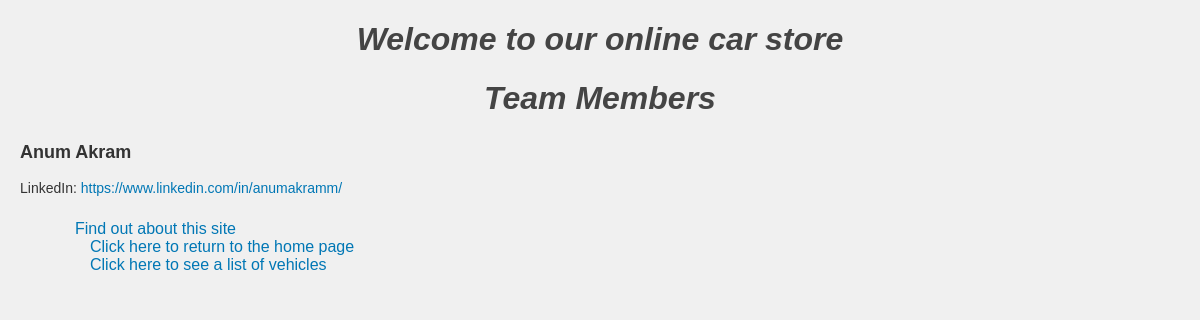
The page /team/ on the database as committed earlier.
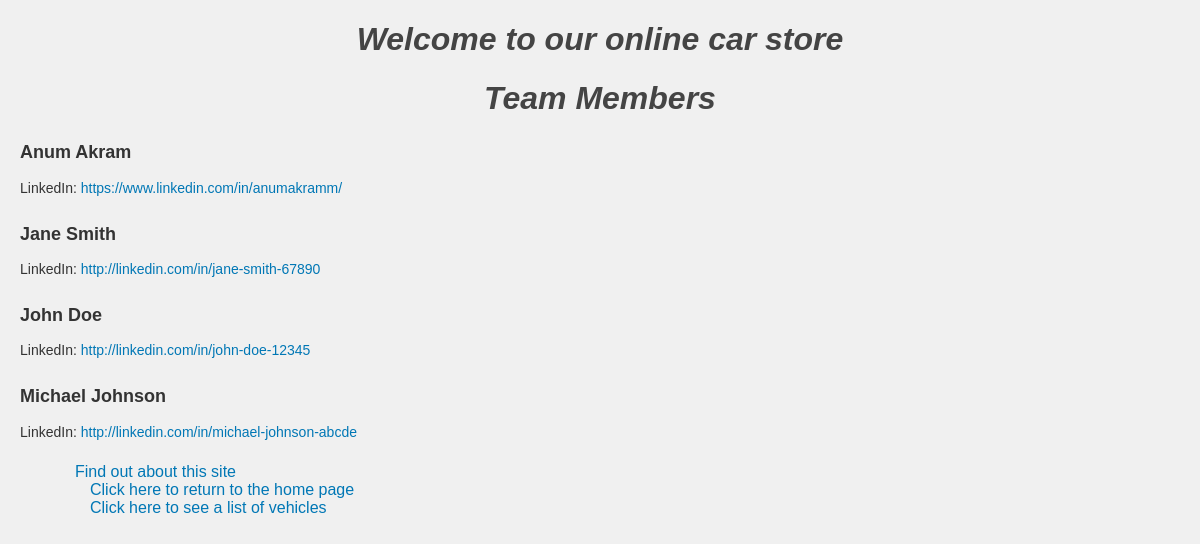
The same page on the database as committed later.
### primewheelsapp/models.py (models this page shows, shortened)
class LabMember(models.Model):
    first_name = models.CharField(max_length=100)
    last_name = models.CharField(max_length=100)
    semester = models.PositiveIntegerField()
    personal_page = models.URLField(max_length=200)
    class Meta:
        ordering = ['first_name']

### primewheelsapp/views.py (the view)
# urls.py: path('team/', views.TeamMembersView.as_view(), name='teammembers'),
class TeamMembersView(ListView):
    model = LabMember
    template_name = 'primewheelsapp/team.html'
    context_object_name = 'team_members'
    def get_queryset(self):
        return LabMember.objects.all().order_by('first_name')

### primewheelsapp/templates/primewheelsapp/team.html (shortened to what this page needs)
{% extends 'primewheelsapp/base.html' %}
{% block body_block %}
    <!DOCTYPE html>
    <html lang="en">
    <head>
    </head>
    <body>
        <h1>Team Members</h1>
        <div class="team-list">
            {% for member in team_members %}
                <div class="team-member">
                    <p class="name">{{ member.first_name }} {{ member.last_name }}</p>
                    {% if member.personal_page %}
                        <p class="linkedin">
                            LinkedIn: <a href="{{ member.personal_page }}" target="_blank">{{ member.personal_page }}</a>
                        </p>
                    {% else %}
                        <p class="linkedin">No LinkedIn profile available.</p>
                    {% endif %}
                </div>
            {% endfor %}
        </div>
    </body>
    </html>
{% endblock %}

Rows that differ between the two databases and show on the page:
added LabMember: first_name "Jane", last_name "Smith", personal_page "http://linkedin.com/in/jane-smith-67890"
added LabMember: first_name "John", last_name "Doe", personal_page "http://linkedin.com/in/john-doe-12345"
added LabMember: first_name "Michael", last_name "Johnson", personal_page "http://linkedin.com/in/michael-johnson-abcde"
